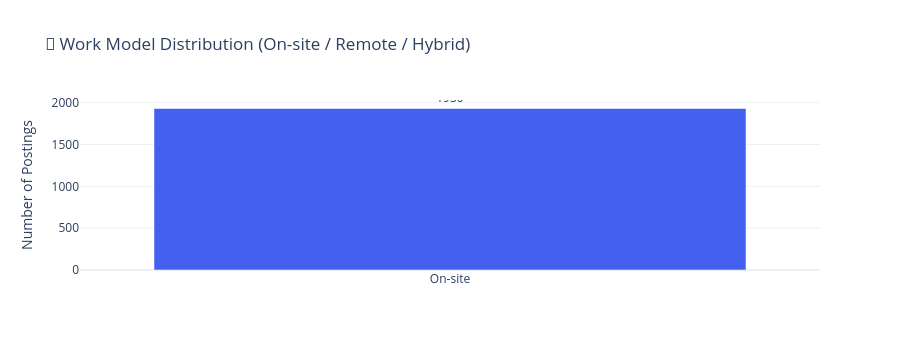

The code cell stored with this chart in its notebook:
### Code cell
# Work Model Distribution
work_counts = jobs['work_model'].value_counts().reset_index()
work_counts.columns = ['Work Model', 'Count']

fig = px.bar(
    work_counts,
    x='Work Model', y='Count',
    color='Work Model',
    color_discrete_sequence=PALETTE,
    title='🏢 Work Model Distribution (On-site / Remote / Hybrid)',
    text='Count',
)
fig.update_layout(height=350, showlegend=False, xaxis_title='', yaxis_title='Number of Postings')
fig.update_traces(textposition='outside')
fig.show()

### Figure 1 — Plotly figure (JSON) as saved in the notebook; plotly's stock layout.template omitted (floating-point values rounded to 4 significant figures)
{"data": [{"hovertemplate": "Work Model=%{x}<br>Count=%{text}<extra></extra>", "legendgroup": "On-site", "marker": {"color": "#4361EE", "pattern": {"shape": ""}}, "name": "On-site", "orientation": "v", "showlegend": true, "text": [1930.0], "textposition": "outside", "type": "bar", "x": ["On-site"], "xaxis": "x", "y": [1930], "yaxis": "y"}], "layout": {"barmode": "relative", "height": 350, "legend": {"title": {"text": "Work Model"}, "tracegroupgap": 0}, "showlegend": false, "title": {"text": "🏢 Work Model Distribution (On-site / Remote / Hybrid)"}, "xaxis": {"anchor": "y", "categoryarray": ["On-site"], "categoryorder": "array", "domain": [0.0, 1.0], "title": {"text": ""}}, "yaxis": {"anchor": "x", "domain": [0.0, 1.0], "title": {"text": "Number of Postings"}}}}
